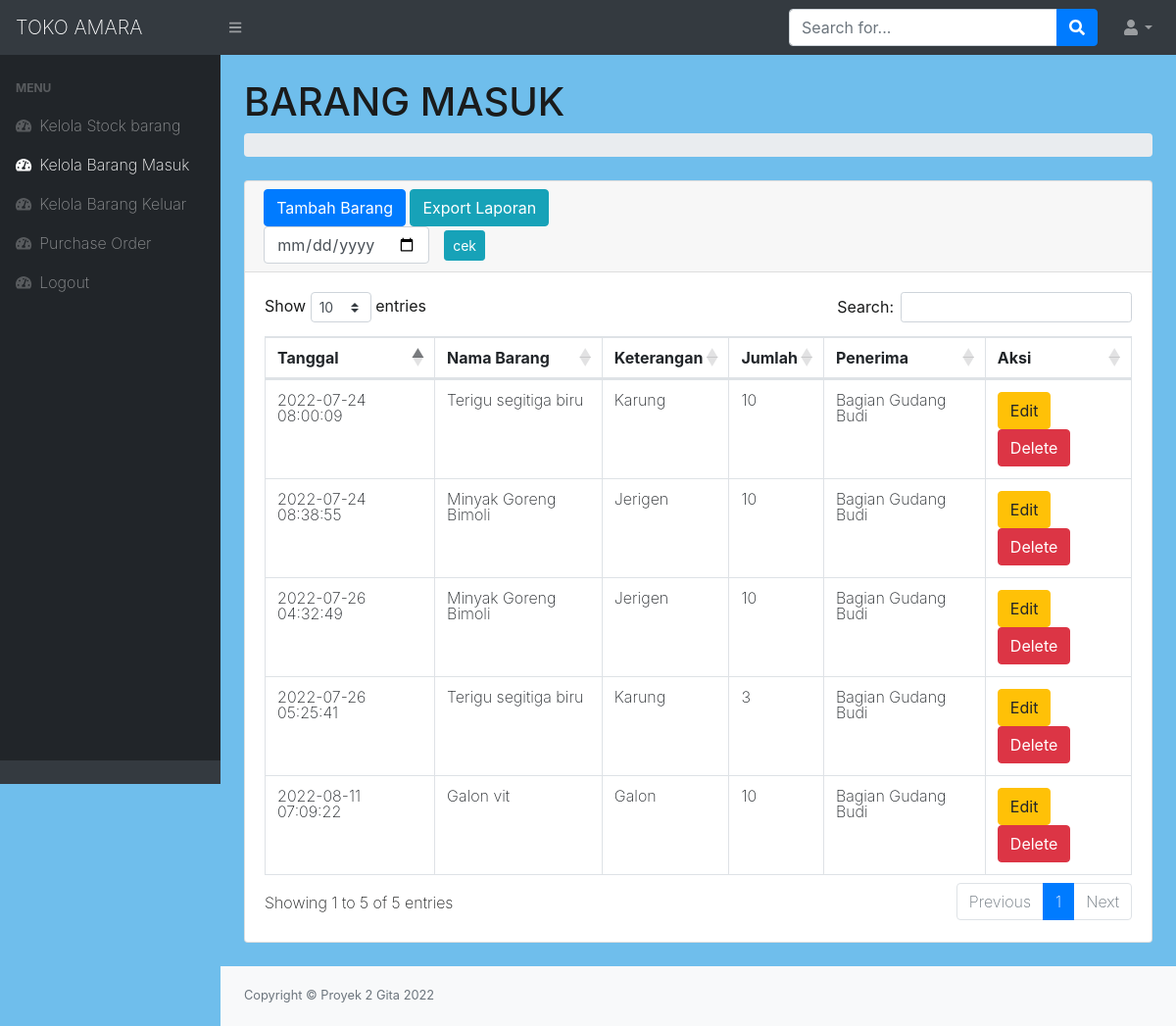
Screenshot of /masuk.php with the database file from the repository.
### tables this page shows
CREATE TABLE `masuk` (
  `idmasuk` int(11) NOT NULL,
  `idbarang` int(11) NOT NULL,
  `tanggal` timestamp NOT NULL DEFAULT current_timestamp(),
  `keterangan` varchar(50) NOT NULL,
  `qty` int(11) NOT NULL,
  `penerima` varchar(25) NOT NULL
);

CREATE TABLE `stock` (
  `idbarang` int(11) NOT NULL,
  `image` varchar(99) DEFAULT NULL,
  `namabarang` varchar(50) NOT NULL,
  `keterangan` varchar(50) NOT NULL,
  `stock` int(11) NOT NULL
);

### masuk.php (the view, shortened to what this page needs)
<?php
require 'function.php';
?>
<!DOCTYPE html>
<html lang="en">
    <head>
        <link href="css/styles.css" rel="stylesheet" />
        <link href="https://cdn.datatables.net/1.10.20/css/dataTables.bootstrap4.min.css" rel="stylesheet" />
    </head>
    <body class="sb-nav-fixed">
        <nav class="sb-topnav navbar navbar-expand navbar-dark bg-dark">
            <a class="navbar-brand" href="index.php">TOKO AMARA </a>
            <button class="btn btn-link btn-sm order-1 order-lg-0" id="sidebarToggle" href="#"><i class="fas fa-bars"></i></button>
            <form method="get" action="stock.php"  class="d-none d-md-inline-block form-inline ml-auto mr-0 mr-md-3 my-2 my-md-0">
                <div class="input-group">
                    <input name="search" class="form-control" type="text" placeholder="Search for..." aria-label="Search" aria-describedby="basic-addon2" />
                    <div class="input-group-append">
                        <button class="btn btn-primary" type="submit"><i class="fas fa-search"></i></button>
                    </div>
                </div>
            </form>
            <ul class="navbar-nav ml-auto ml-md-0">
                <li class="nav-item dropdown">
                    <a class="nav-link dropdown-toggle" id="userDropdown" href="#" role="button" data-toggle="dropdown" aria-haspopup="true" aria-expanded="false"><i class="fas fa-user fa-fw"></i></a>
                </li>
            </ul>
        </nav>
        <div id="layoutSidenav">
            <div id="layoutSidenav_nav">
            <?php require 'menu.php';?>
            </div>
            <div id="layoutSidenav_content">
                <main>
                    <div class="container-fluid">
                        <h1 class="mt-4">BARANG MASUK</h1>
                        <ol class="breadcrumb mb-4">
                        </ol>
                        <div class="card mb-4">
                            <div class="card-header">
                            <button type="button" class="btn btn-primary" data-toggle="modal" data-target="#myModal">
                            Tambah Barang
                            </button>
                            <a href="export masuk.php?tgl=<?=$_GET['tgl']?>" class="btn btn-info"> Export Laporan </a>
                            <form method="GET" class="form-inline">
                                <input class="form-control" type="date" name="tgl" value="<?=$_GET['tgl']?>" style="margin-right:15px"/>
                                <input type="submit" class="btn btn-sm btn-info" value="cek"/>
                            </form>
                            </div>
                            <div class="card-body">
                                <div class="table-responsive">
                                    <table class="table table-bordered" id="dataTable" width="100%" cellspacing="0">
                                        <thead>
                                            <tr>
                                                <th>Tanggal</th>
                                                <th>Nama Barang</th>
                                                <th>Keterangan</th>
                                                <th>Jumlah</th>
                                                <th>Penerima</th>
                                                <th>Aksi</th>
                                            </tr>
                                        </thead>
                                        <tbody>
                                        <?php
                                       $tgl=isset($_GET['tgl'])?"AND DATE(tanggal) = '".$_GET['tgl']."'":'';
                                            $ambilsemuadatastock = mysqli_query($conn,"select * from masuk a, stock s where s.idbarang = a.idbarang $tgl");
                                            while($data=mysqli_fetch_array($ambilsemuadatastock)){
                                                    $tanggal= $data['tanggal'];
                                                    $namabarang = $data['namabarang'];
                                                    $keterangan = $data['keterangan'];
                                                    $qty = $data['qty'];
                                                    $penerima = $data['penerima'];
                                                    $idb = $data['idbarang'];
                                            ?>
                                            <tr>
                                                <td><?=$tanggal;?></td>
                                                <td><?=$namabarang;?></td>
                                                <td><?=$keterangan?></td>
                                                <td><?=$qty;?></td>
                                                <td><?=$penerima;?></td>
                                                <td>
                                                <button type="button" class="btn btn-warning" data-toggle="modal" data-target="#edit<?=$idb;?>">
                                                     Edit
                                                </button>
                                                <button type="button" class="btn btn-danger" data-toggle="modal" data-target="#delete<?=$idb;?>">
                                                     Delete
                                                </button>
                                                </td>
                                            </tr>
                                            <?php
                                            };
                                            ?>
                                        </tbody>
                                    </table>
                                </div>
                            </div>
                        </div>
                    </div>
                </main>
                <footer class="py-4 bg-light mt-auto">
                    <div class="container-fluid">
                        <div class="d-flex align-items-center justify-content-between small">
                            <div class="text-muted">Copyright &copy; Proyek 2 Gita 2022</div>
                        </div>
                    </div>
                </footer>
            </div>
        </div>
    </body>
</html>

### rows the page displays
masuk: tanggal "2022-07-24 08:00:09", idbarang.namabarang "Terigu segitiga biru", idbarang.keterangan "Karung", qty "10", penerima "Bagian Gudang Budi"
masuk: tanggal "2022-07-24 08:38:55", idbarang.namabarang "Minyak Goreng Bimoli", idbarang.keterangan "Jerigen", qty "10", penerima "Bagian Gudang Budi"
masuk: tanggal "2022-07-26 04:32:49", idbarang.namabarang "Minyak Goreng Bimoli", idbarang.keterangan "Jerigen", qty "10", penerima "Bagian Gudang Budi"
masuk: tanggal "2022-07-26 05:25:41", idbarang.namabarang "Terigu segitiga biru", idbarang.keterangan "Karung", qty "3", penerima "Bagian Gudang Budi"
masuk: tanggal "2022-08-11 07:09:22", idbarang.namabarang "Galon vit", idbarang.keterangan "Galon", qty "10", penerima "Bagian Gudang Budi"
